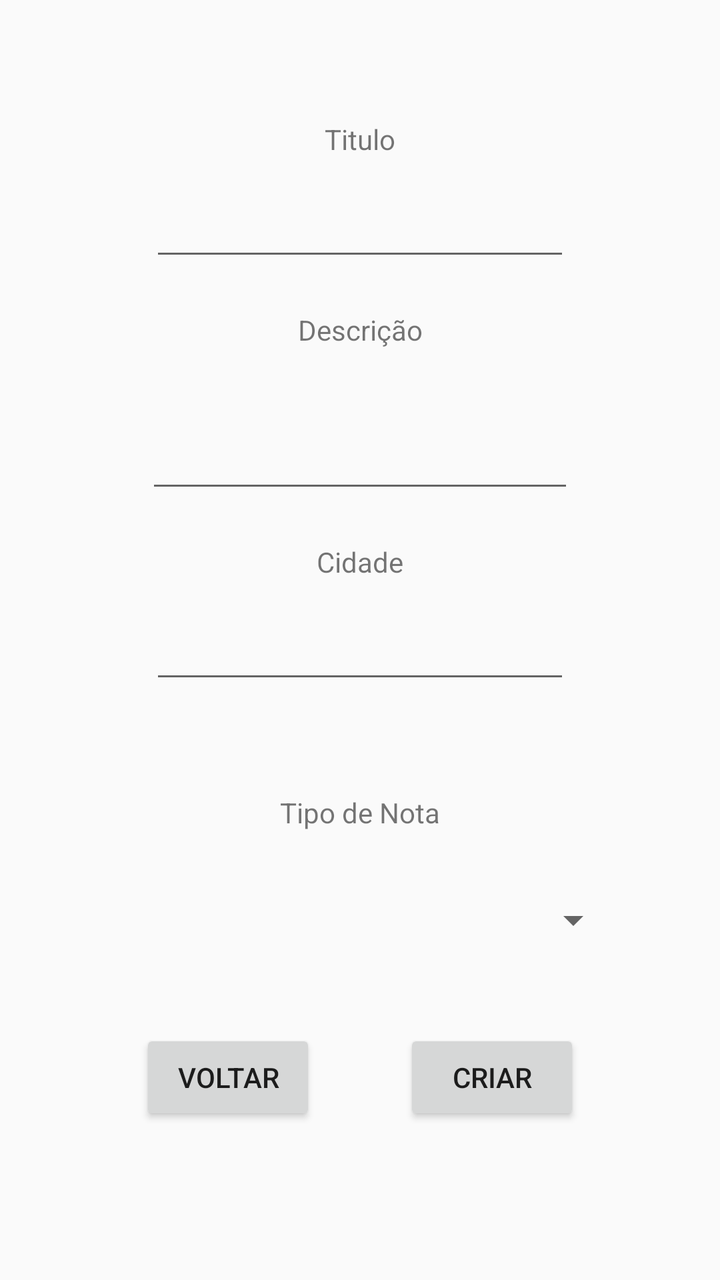
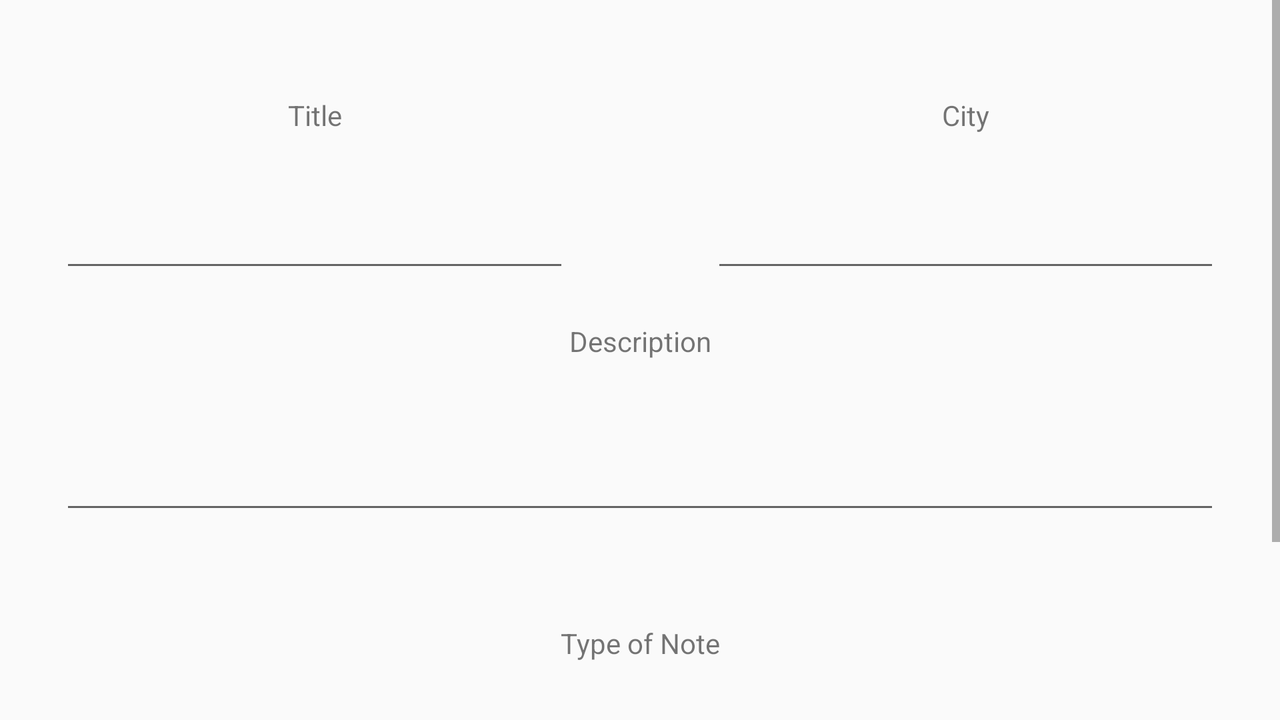

First picture: res/layout/ on a phone held upright. Second picture: the repository's own variant of that layout, on a device whose configuration matches the variant's folder. Source for both follows.
<!-- AndroidManifest.xml: application theme AppTheme -->
<!-- res/layout/fragment_second.xml -->
<?xml version="1.0" encoding="utf-8"?>
<androidx.constraintlayout.widget.ConstraintLayout xmlns:android="http://schemas.android.com/apk/res/android"
    xmlns:app="http://schemas.android.com/apk/res-auto"
    xmlns:tools="http://schemas.android.com/tools"
    android:layout_width="match_parent"
    android:layout_height="match_parent"
    tools:context=".SecondFragment">

    <ScrollView
        android:layout_width="match_parent"
        android:layout_height="match_parent"
        android:layout_marginBottom="10dp"
        app:layout_constraintBottom_toBottomOf="parent"
        app:layout_constraintEnd_toEndOf="parent"
        app:layout_constraintStart_toStartOf="parent"
        app:layout_constraintTop_toTopOf="parent">

        <androidx.constraintlayout.widget.ConstraintLayout
            android:layout_width="match_parent"
            android:layout_height="wrap_content"
            android:orientation="vertical">

            <Button
                android:id="@+id/btn_create"
                android:layout_width="wrap_content"
                android:layout_height="wrap_content"
                android:layout_marginTop="30dp"
                android:layout_marginEnd="70dp"
                android:text="Criar"
                app:layout_constraintEnd_toEndOf="parent"
                app:layout_constraintHorizontal_bias="1.0"
                app:layout_constraintStart_toEndOf="@+id/btn_voltar"
                app:layout_constraintTop_toBottomOf="@+id/spin_categoria" />

            <TextView
                android:id="@+id/lbl_desc"
                android:layout_width="wrap_content"
                android:layout_height="wrap_content"
                android:layout_marginTop="20dp"
                android:text="Descrição"
                app:layout_constraintEnd_toEndOf="parent"
                app:layout_constraintStart_toStartOf="parent"
                app:layout_constraintTop_toBottomOf="@+id/input_title" />

            <Button
                android:id="@+id/btn_voltar"
                android:layout_width="wrap_content"
                android:layout_height="wrap_content"
                android:layout_marginStart="70dp"
                android:text="Voltar"
                app:layout_constraintStart_toStartOf="parent"
                app:layout_constraintTop_toTopOf="@+id/btn_create" />

            <TextView
                android:id="@+id/lbl_cidade"
                android:layout_width="wrap_content"
                android:layout_height="wrap_content"
                android:layout_marginTop="20dp"
                android:text="Cidade"
                app:layout_constraintEnd_toEndOf="parent"
                app:layout_constraintStart_toStartOf="parent"
                app:layout_constraintTop_toBottomOf="@+id/input_desc" />

            <Spinner
                android:id="@+id/spin_categoria"
                android:layout_width="261dp"
                android:layout_height="49dp"
                android:layout_marginTop="20dp"
                app:layout_constraintEnd_toEndOf="parent"
                app:layout_constraintStart_toStartOf="parent"
                app:layout_constraintTop_toBottomOf="@+id/textView4" />

            <EditText
                android:id="@+id/input_title"
                android:layout_width="wrap_content"
                android:layout_height="wrap_content"
                android:layout_marginTop="15dp"
                android:ems="10"
                android:inputType="textPersonName"
                app:layout_constraintEnd_toEndOf="parent"
                app:layout_constraintStart_toStartOf="parent"
                app:layout_constraintTop_toBottomOf="@+id/textView" />

            <TextView
                android:id="@+id/textView4"
                android:layout_width="wrap_content"
                android:layout_height="wrap_content"
                android:layout_marginTop="50dp"
                android:text="Tipo de Nota"
                app:layout_constraintEnd_toEndOf="parent"
                app:layout_constraintStart_toStartOf="parent"
                app:layout_constraintTop_toBottomOf="@+id/input_cidade" />

            <EditText
                android:id="@+id/input_desc"
                android:layout_width="214dp"
                android:layout_height="62dp"
                android:layout_marginTop="15dp"
                android:ems="10"
                android:gravity="start|top"
                android:inputType="textMultiLine"
                app:layout_constraintEnd_toEndOf="parent"
                app:layout_constraintStart_toStartOf="parent"
                app:layout_constraintTop_toBottomOf="@+id/lbl_desc" />

            <TextView
                android:id="@+id/textView"
                android:layout_width="wrap_content"
                android:layout_height="wrap_content"
                android:layout_marginTop="60dp"
                android:text="Titulo"
                app:layout_constraintEnd_toEndOf="parent"
                app:layout_constraintStart_toStartOf="parent"
                app:layout_constraintTop_toTopOf="parent" />

            <EditText
                android:id="@+id/input_cidade"
                android:layout_width="wrap_content"
                android:layout_height="wrap_content"
                android:layout_marginTop="15dp"
                android:ems="10"
                android:inputType="textPersonName"
                app:layout_constraintEnd_toEndOf="parent"
                app:layout_constraintStart_toStartOf="parent"
                app:layout_constraintTop_toBottomOf="@+id/lbl_cidade" />
        </androidx.constraintlayout.widget.ConstraintLayout>
    </ScrollView>

</androidx.constraintlayout.widget.ConstraintLayout>
<!-- resources referenced by this layout -->
<resources>
  <style name="AppTheme" parent="Theme.AppCompat.Light.DarkActionBar">
          
          <item name="colorPrimary">@color/colorPrimary</item>
          <item name="colorPrimaryDark">@color/colorPrimaryDark</item>
          <item name="colorAccent">@color/colorAccent</item>
      </style>
  <color name="colorPrimary">#2196F3</color>
  <color name="colorPrimaryDark">#1976D2</color>
  <color name="colorAccent">#FFFF9800</color>
</resources>
<!-- res/layout-land/fragment_second.xml (the author's variant of the layout above) -->
<!-- drawn on the phone turned sideways -->
<?xml version="1.0" encoding="utf-8"?>
<androidx.constraintlayout.widget.ConstraintLayout xmlns:android="http://schemas.android.com/apk/res/android"
    xmlns:app="http://schemas.android.com/apk/res-auto"
    xmlns:tools="http://schemas.android.com/tools"
    android:layout_width="match_parent"
    android:layout_height="match_parent"
    tools:context=".SecondFragment">

    <ScrollView
        android:layout_width="match_parent"
        android:layout_height="match_parent"
        app:layout_constraintEnd_toEndOf="parent"
        app:layout_constraintLeft_toLeftOf="parent"
        app:layout_constraintRight_toRightOf="parent"
        app:layout_constraintStart_toStartOf="parent">

        <androidx.constraintlayout.widget.ConstraintLayout
            android:layout_width="match_parent"
            android:layout_height="wrap_content"
            android:orientation="vertical"
            app:layout_constraintBottom_toBottomOf="parent"
            app:layout_constraintEnd_toEndOf="parent"
            app:layout_constraintStart_toStartOf="parent"
            app:layout_constraintTop_toTopOf="parent">

            <Button
                android:id="@+id/btn_create"
                android:layout_width="wrap_content"
                android:layout_height="wrap_content"
                android:layout_marginTop="30dp"
                android:layout_marginEnd="70dp"
                android:text="@string/create"
                app:layout_constraintEnd_toEndOf="parent"
                app:layout_constraintHorizontal_bias="1.0"
                app:layout_constraintStart_toEndOf="@+id/btn_voltar"
                app:layout_constraintTop_toBottomOf="@+id/spin_categoria" />

            <TextView
                android:id="@+id/lbl_desc"
                android:layout_width="wrap_content"
                android:layout_height="wrap_content"
                android:layout_marginStart="30dp"
                android:layout_marginTop="20dp"
                android:layout_marginEnd="30dp"
                android:text="@string/description"
                app:layout_constraintEnd_toEndOf="parent"
                app:layout_constraintStart_toStartOf="parent"
                app:layout_constraintTop_toBottomOf="@+id/input_title" />

            <Button
                android:id="@+id/btn_voltar"
                android:layout_width="wrap_content"
                android:layout_height="wrap_content"
                android:layout_marginStart="70dp"
                android:text="@string/back"
                app:layout_constraintStart_toStartOf="parent"
                app:layout_constraintTop_toTopOf="@+id/btn_create" />

            <TextView
                android:id="@+id/lbl_cidade"
                android:layout_width="wrap_content"
                android:layout_height="wrap_content"
                android:layout_marginTop="48dp"
                android:text="@string/city"
                app:layout_constraintEnd_toEndOf="@+id/input_cidade"
                app:layout_constraintStart_toStartOf="@+id/input_cidade"
                app:layout_constraintTop_toTopOf="parent" />

            <Spinner
                android:id="@+id/spin_categoria"
                android:layout_width="match_parent"
                android:layout_height="49dp"
                android:layout_marginStart="30dp"
                android:layout_marginTop="20dp"
                android:layout_marginEnd="30dp"
                app:layout_constraintEnd_toEndOf="parent"
                app:layout_constraintStart_toStartOf="parent"
                app:layout_constraintTop_toBottomOf="@+id/textView4" />

            <EditText
                android:id="@+id/input_title"
                android:layout_width="0dp"
                android:layout_height="50dp"
                android:layout_marginStart="30dp"
                android:layout_marginTop="24dp"
                android:ems="10"
                android:inputType="textPersonName"
                app:layout_constraintEnd_toStartOf="@+id/lbl_desc"
                app:layout_constraintStart_toStartOf="parent"
                app:layout_constraintTop_toBottomOf="@+id/textView" />

            <TextView
                android:id="@+id/textView4"
                android:layout_width="wrap_content"
                android:layout_height="wrap_content"
                android:layout_marginTop="50dp"
                android:text="@string/noteType"
                app:layout_constraintEnd_toEndOf="parent"
                app:layout_constraintStart_toStartOf="parent"
                app:layout_constraintTop_toBottomOf="@+id/input_desc" />

            <EditText
                android:id="@+id/input_desc"
                android:layout_width="match_parent"
                android:layout_height="62dp"
                android:layout_marginStart="30dp"
                android:layout_marginTop="20dp"
                android:layout_marginEnd="30dp"
                android:ems="10"
                android:gravity="start|top"
                android:inputType="textMultiLine"
                app:layout_constraintEnd_toEndOf="parent"
                app:layout_constraintHorizontal_bias="1.0"
                app:layout_constraintStart_toStartOf="parent"
                app:layout_constraintTop_toBottomOf="@+id/lbl_desc" />

            <TextView
                android:id="@+id/textView"
                android:layout_width="wrap_content"
                android:layout_height="wrap_content"
                android:layout_marginTop="48dp"
                android:text="@string/title"
                app:layout_constraintEnd_toEndOf="@+id/input_title"
                app:layout_constraintStart_toStartOf="@+id/input_title"
                app:layout_constraintTop_toTopOf="parent" />

            <EditText
                android:id="@+id/input_cidade"
                android:layout_width="0dp"
                android:layout_height="50dp"
                android:layout_marginTop="24dp"
                android:layout_marginEnd="30dp"
                android:layout_marginBottom="20dp"
                android:ems="10"
                android:inputType="textPersonName"
                app:layout_constraintBottom_toTopOf="@+id/lbl_desc"
                app:layout_constraintEnd_toEndOf="parent"
                app:layout_constraintStart_toEndOf="@+id/lbl_desc"
                app:layout_constraintTop_toBottomOf="@+id/lbl_cidade" />
        </androidx.constraintlayout.widget.ConstraintLayout>
    </ScrollView>

</androidx.constraintlayout.widget.ConstraintLayout>
<!-- resources referenced by the variant -->
<!-- as the phone turned sideways resolves them -->
<resources>
  <string name="back">Back</string>
  <string name="city">City</string>
  <string name="create">Create</string>
  <string name="description">Description</string>
  <string name="noteType">Type of Note</string>
  <string name="title">Title</string>
  
      // A P F T U
  <style name="AppTheme" parent="Theme.AppCompat.Light.DarkActionBar">
          
          <item name="colorPrimary">@color/colorPrimary</item>
          <item name="colorPrimaryDark">@color/colorPrimaryDark</item>
          <item name="colorAccent">@color/colorAccent</item>
      </style>
  <color name="colorPrimary">#2196F3</color>
  <color name="colorPrimaryDark">#1976D2</color>
  <color name="colorAccent">#FFFF9800</color>
</resources>
